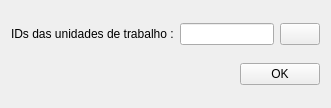
<?xml version="1.0" encoding="UTF-8"?>
<ui version="4.0">
 <class>Form</class>
 <widget class="QWidget" name="Form">
  <property name="geometry">
   <rect>
    <x>0</x>
    <y>0</y>
    <width>331</width>
    <height>108</height>
   </rect>
  </property>
  <property name="windowTitle">
   <string>Form</string>
  </property>
  <layout class="QGridLayout" name="gridLayout">
   <item row="0" column="0">
    <widget class="QLabel" name="label">
     <property name="text">
      <string>IDs das unidades de trabalho :</string>
     </property>
    </widget>
   </item>
   <item row="0" column="1" colspan="2">
    <layout class="QHBoxLayout" name="horizontalLayout">
     <item>
      <widget class="QLineEdit" name="workspaces_id_le"/>
     </item>
     <item>
      <widget class="QPushButton" name="extract_field_btn">
       <property name="text">
        <string/>
       </property>
      </widget>
     </item>
    </layout>
   </item>
   <item row="1" column="0" colspan="2">
    <spacer name="horizontalSpacer">
     <property name="orientation">
      <enum>Qt::Horizontal</enum>
     </property>
     <property name="sizeHint" stdset="0">
      <size>
       <width>219</width>
       <height>20</height>
      </size>
     </property>
    </spacer>
   </item>
   <item row="1" column="2">
    <widget class="QPushButton" name="ok_btn">
     <property name="text">
      <string>OK</string>
     </property>
    </widget>
   </item>
  </layout>
 </widget>
 <resources/>
 <connections/>
</ui>
